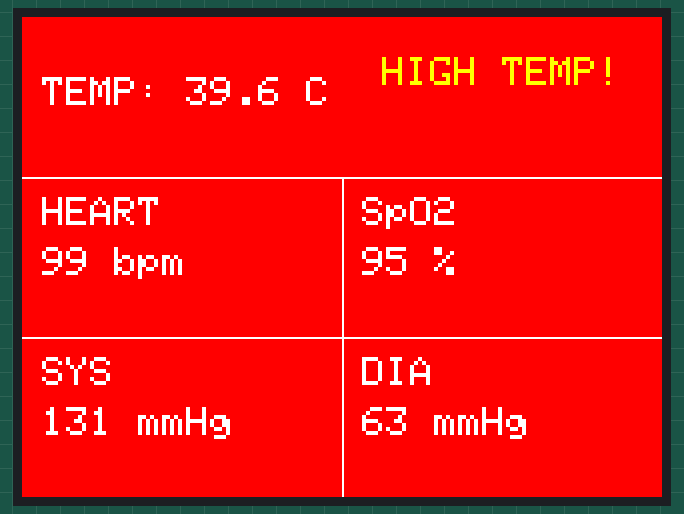
This program was run on a simulated ESP32. Shown: 320×240 colour display. Random numbers use the default seed unless the program sets one.

Above: at 0.3 s.
At 4.5 s:
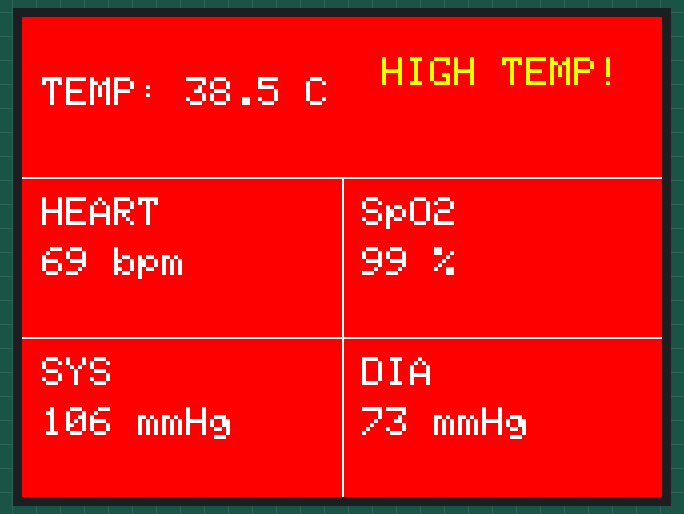
At 8.7 s:
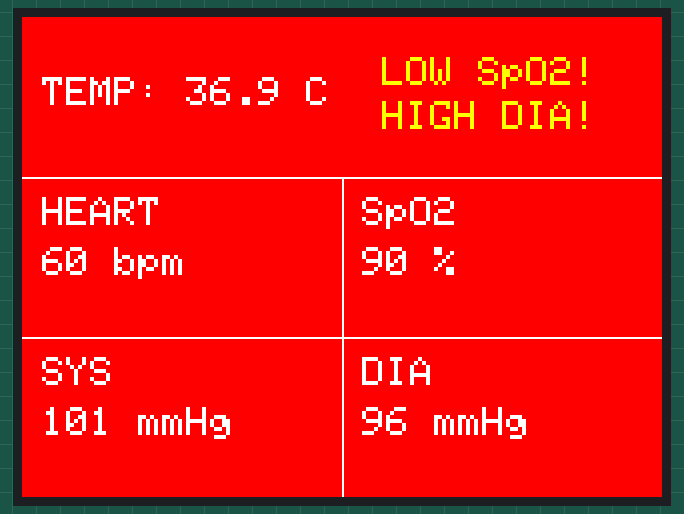
At 19.3 s:
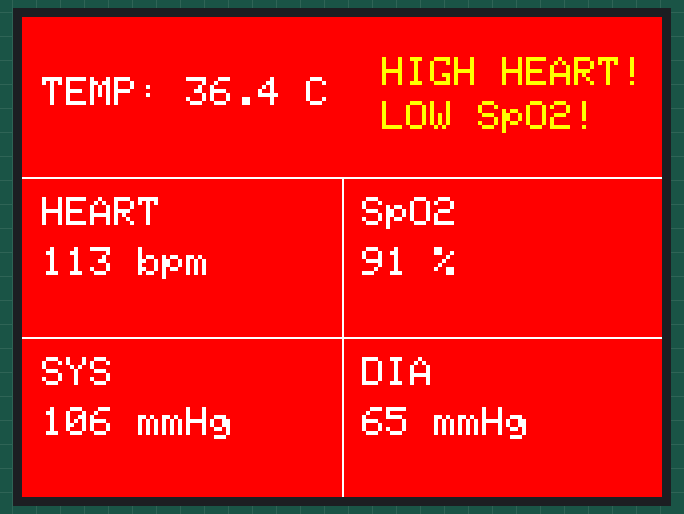
At 27.7 s:
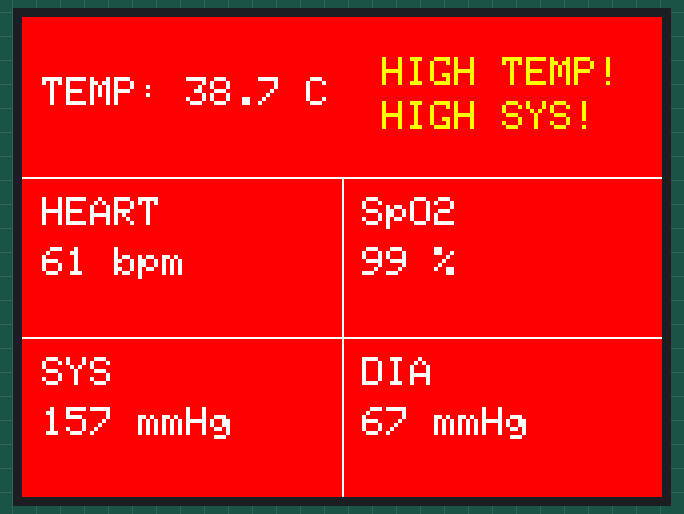
At 38.2 s:
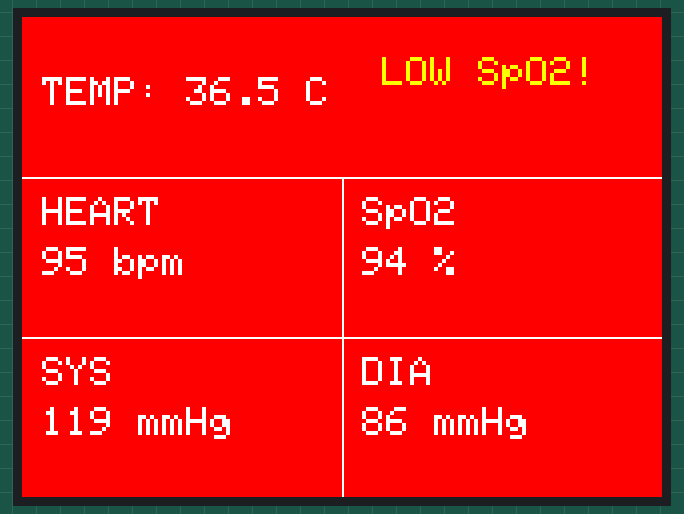

Measured:
- what the display in image 0 shows lasts 2.1 s, from 0.3 s to 2.4 s

The program:

main.cpp
```cpp
/*
 An example analogue clock using a TFT LCD screen to show the time
 use of some of the drawing commands with the library.

 For a more accurate clock, it would be better to use the RTClib library.
 But this is just a demo.

 This sketch uses font 4 only.

 Make sure all the display driver and pin connections are correct by
 editing the User_Setup.h file in the TFT_eSPI library folder.

 #########################################################################
 ###### DON'T FORGET TO UPDATE THE User_Setup.h FILE IN THE LIBRARY ######
 #########################################################################

 Based on a sketch by Gilchrist 6/2/2014 1.0
 */
#include <Arduino.h>
#include <TFT_eSPI.h>
#include <SPI.h>

TFT_eSPI tft = TFT_eSPI();

// --- Dữ liệu cảm biến ---
float temp;
int heartRate;
int spo2;
int bp_sys;
int bp_dia;

// Ngưỡng cảnh báo
#define TEMP_HIGH 38.0
#define HR_HIGH 100
#define SPO2_LOW 95
#define SYS_HIGH 140
#define DIA_HIGH 90

// Sinh dữ liệu random
void randomData()
{
  temp = random(360, 410) / 10.0; // 36.0 - 41.0 °C
  heartRate = random(60, 130);    // 60 - 130 bpm
  spo2 = random(90, 100);         // 90 - 99 %
  bp_sys = random(100, 160);      // 100 - 159 mmHg
  bp_dia = random(60, 100);       // 60 - 99 mmHg
}

// Gom tất cả cảnh báo
int collectWarnings(String warnList[], int maxItems)
{
  int count = 0;
  if (temp > TEMP_HIGH && count < maxItems)
    warnList[count++] = "HIGH TEMP!";
  if (heartRate > HR_HIGH && count < maxItems)
    warnList[count++] = "HIGH HEART!";
  if (spo2 < SPO2_LOW && count < maxItems)
    warnList[count++] = "LOW SpO2!";
  if (bp_sys > SYS_HIGH && count < maxItems)
    warnList[count++] = "HIGH SYS!";
  if (bp_dia > DIA_HIGH && count < maxItems)
    warnList[count++] = "HIGH DIA!";
  return count;
}

void drawScreen()
{
  int w = tft.width();
  int h = tft.height();

  int topHeight = h / 3;
  int boxHeight = (h - topHeight) / 2;
  int boxWidth = w / 2;

  // Gom cảnh báo
  String warns[5];
  int warnCount = collectWarnings(warns, 5);
  bool warning = (warnCount > 0);

  // Chọn màu nền
  uint16_t bg = warning ? TFT_RED : TFT_BLUE;
  tft.fillScreen(bg);

  // Kẻ bảng chia ô
  tft.drawLine(0, topHeight, w, topHeight, TFT_WHITE);                         // ngang dưới Temp
  tft.drawLine(0, topHeight + boxHeight, w, topHeight + boxHeight, TFT_WHITE); // ngang giữa
  tft.drawLine(boxWidth, topHeight, boxWidth, h, TFT_WHITE);                   // dọc chia đôi

  char buf[32];

  // Ô Temp
  sprintf(buf, "%.1f C", temp);
  tft.setTextColor(TFT_WHITE, bg);
  tft.setTextSize(2);
  tft.setCursor(10, 30);
  tft.print("TEMP: ");
  tft.print(buf);

  // Hiện cảnh báo chi tiết bên phải ô Temp
  if (warning)
  {
    tft.setTextSize(2);
    tft.setTextColor(TFT_YELLOW, bg);
    int x = w / 2 + 20; // góc phải ô Temp
    int y = 20;
    for (int i = 0; i < warnCount; i++)
    {
      tft.setCursor(x, y + i * 22);
      tft.print(warns[i]);
    }
  }

  // Heart
  tft.setTextColor(TFT_WHITE, bg);
  tft.setTextSize(2);
  tft.setCursor(10, topHeight + 10);
  tft.print("HEART");
  sprintf(buf, "%d bpm", heartRate);
  tft.setCursor(10, topHeight + 35);
  tft.print(buf);

  // SpO2
  sprintf(buf, "%d %%", spo2);
  tft.setCursor(boxWidth + 10, topHeight + 10);
  tft.print("SpO2");
  tft.setCursor(boxWidth + 10, topHeight + 35);
  tft.print(buf);

  // Sys
  tft.setCursor(10, topHeight + boxHeight + 10);
  tft.print("SYS");
  sprintf(buf, "%d mmHg", bp_sys);
  tft.setCursor(10, topHeight + boxHeight + 35);
  tft.print(buf);

  // Dia
  tft.setCursor(boxWidth + 10, topHeight + boxHeight + 10);
  tft.print("DIA");
  sprintf(buf, "%d mmHg", bp_dia);
  tft.setCursor(boxWidth + 10, topHeight + boxHeight + 35);
  tft.print(buf);
}

void setup()
{
  tft.init();
  tft.setRotation(1);
  randomSeed(analogRead(0));
}

void loop()
{
  randomData();
  drawScreen();
  delay(2000);
}
/*
 An example showing rainbow colours on a 2.2" TFT LCD screen
 and to show basic examples of font use.

 This sketch uses the GLCD, 2, 4, 6 fonts only.

 Make sure all the display driver and pin connections are correct by
 editing the User_Setup.h file in the TFT_eSPI library folder.

 #########################################################################
 ###### DON'T FORGET TO UPDATE THE User_Setup.h FILE IN THE LIBRARY ######
 #########################################################################
 */

// #include <TFT_eSPI.h> // Hardware-specific library
// #include <SPI.h>

// TFT_eSPI tft = TFT_eSPI(); // Invoke custom library with default width and height

// // TFT_eSPI tft = TFT_eSPI(240, 320);       // Could invoke custom library declaring width and height

// unsigned long targetTime = 0;
// byte red = 31;
// byte green = 0;
// byte blue = 0;
// byte state = 0;
// unsigned int colour = red << 11; // Colour order is RGB 5+6+5 bits each
// void rainbow_fill();
// void setup(void)
// {
//   Serial.begin(9600);
//   tft.init();
//   tft.setRotation(2);
//   tft.fillScreen(TFT_BLACK);

//   targetTime = millis() + 1000;
// }

// void loop()
// {

//   if (targetTime < millis())
//   {
//     targetTime = millis() + 10000;

//     rainbow_fill(); // Fill the screen with rainbow colours

//     // The standard AdaFruit font still works as before
//     tft.setTextColor(TFT_BLACK); // Background is not defined so it is transparent

//     tft.setCursor(60, 5);
//     tft.setTextFont(0); // Select font 0 which is the Adafruit font
//     tft.print("Original Adafruit font!");

//     // tft.drawString("Original Adafruit font!",60,5,1);

//     // The new larger fonts do not need to use the .setCursor call, coords are embedded
//     tft.setTextColor(TFT_BLACK); // Do not plot the background colour
//     // Overlay the black text on top of the rainbow plot (the advantage of not drawing the background colour!)
//     tft.drawCentreString("Font size 2", 120, 14, 2); // Draw text centre at position 120, 14 using font 2
//     tft.drawCentreString("Font size 4", 120, 30, 4); // Draw text centre at position 120, 30 using font 4
//     tft.drawCentreString("12.34", 120, 54, 6);       // Draw text centre at position 120, 54 using font 6

//     tft.drawCentreString("12.34 is in font size 6", 120, 92, 2); // Draw text centre at position 120, 92 using font 2
//     // Note the x position is the top of the font!

//     // draw a floating point number
//     float pi = 3.14159;                                     // Value to print
//     int precision = 3;                                      // Number of digits after decimal point
//     int xpos = 90;                                          // x position
//     int ypos = 110;                                         // y position
//     int font = 2;                                           // font number 2
//     xpos += tft.drawFloat(pi, precision, xpos, ypos, font); // Draw rounded number and return new xpos delta for next print position
//     tft.drawString(" is pi", xpos, ypos, font);             // Continue printing from new x position

//     tft.setTextSize(1); // We are using a size multiplier of 1

//     tft.setTextColor(TFT_BLACK); // Set text colour to black, no background (so transparent)

//     tft.setCursor(36, 150, 4);     // Set cursor to x = 36, y = 150 and use font 4
//     tft.println("Transparent..."); // As we use println, the cursor moves to the next line

//     tft.setCursor(30, 175);                 // Set cursor to x = 30, y = 175
//     tft.setTextColor(TFT_WHITE, TFT_BLACK); // Set text colour to white and background to black
//     tft.println("White on black");

//     tft.setTextFont(4);     // Select font 4 without moving cursor
//     tft.setCursor(50, 210); // Set cursor to x = 50, y = 210 without changing the font
//     tft.setTextColor(TFT_WHITE);
//     // By using #TFT print we can use all the formatting features like printing HEX
//     tft.print(57005, HEX);   // Cursor does no move to next line
//     tft.println(48879, HEX); // print and move cursor to next line

//     tft.setTextColor(TFT_GREEN, TFT_BLACK); // This time we will use green text on a black background
//     tft.setTextFont(2);                     // Select font 2
//     // Text will wrap to the next line if needed, by luck it breaks the lines at spaces!
//     tft.println(" Ode to a Small Lump of Green Putty I Found in My Armpit One Midsummer Morning ");
//   }
// }

// // Fill screen with a rainbow pattern
// void rainbow_fill()
// {
//   // The colours and state are not initialised so the start colour changes each time the function is called

//   for (int i = 319; i > 0; i--)
//   {
//     // Draw a vertical line 1 pixel wide in the selected colour
//     tft.drawFastHLine(0, i, tft.width(), colour); // in this example tft.width() returns the pixel width of the display
//     // This is a "state machine" that ramps up/down the colour brightnesses in sequence
//     switch (state)
//     {
//     case 0:
//       green++;
//       if (green == 64)
//       {
//         green = 63;
//         state = 1;
//       }
//       break;
//     case 1:
//       red--;
//       if (red == 255)
//       {
//         red = 0;
//         state = 2;
//       }
//       break;
//     case 2:
//       blue++;
//       if (blue == 32)
//       {
//         blue = 31;
//         state = 3;
//       }
//       break;
//     case 3:
//       green--;
//       if (green == 255)
//       {
//         green = 0;
//         state = 4;
//       }
//       break;
//     case 4:
//       red++;
//       if (red == 32)
//       {
//         red = 31;
//         state = 5;
//       }
//       break;
//     case 5:
//       blue--;
//       if (blue == 255)
//       {
//         blue = 0;
//         state = 0;
//       }
//       break;
//     }
//     colour = red << 11 | green << 5 | blue;
//   }
// }
```
